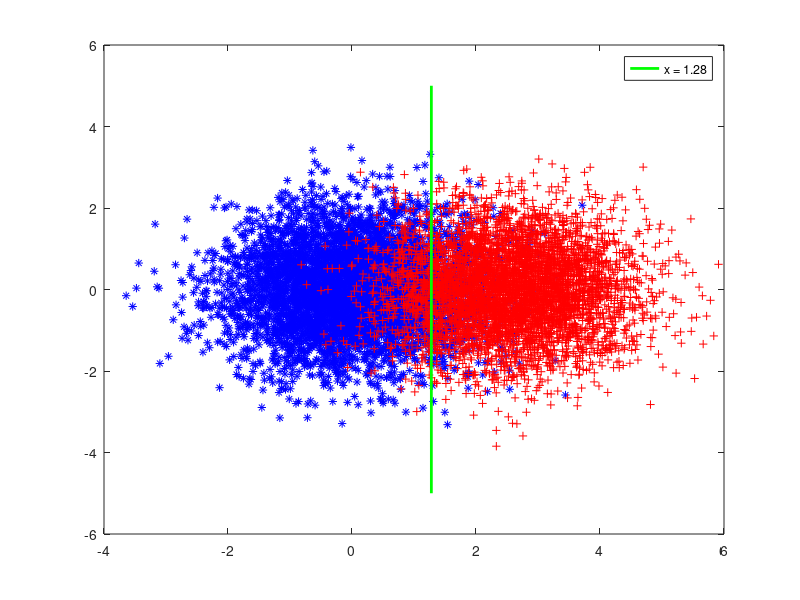

Here is the MATLAB script that generated this plot:
D = 2;
Mu_1 = zeros(1, D);
Mu_2 = zeros(1, D);
Mu_2(1,1) = 2.56;

SIGMA = zeros(D, D);
for i = 1:D
    SIGMA(i, i) = 1;
end

test_class{1} = mvnrnd(Mu_1, SIGMA, 5000);
test_class{2} = mvnrnd(Mu_2, SIGMA, 5000);

figure
plot(test_class{1}(:, 1),test_class{1}(:, 2),'b*');
hold on;
plot(test_class{2}(:, 1),test_class{2}(:, 2),'r+');
l1 = line([1.28, 1.28], [-5, 5], 'Color', 'g', 'LineWidth', 2);
legend(l1, 'x = 1.28')